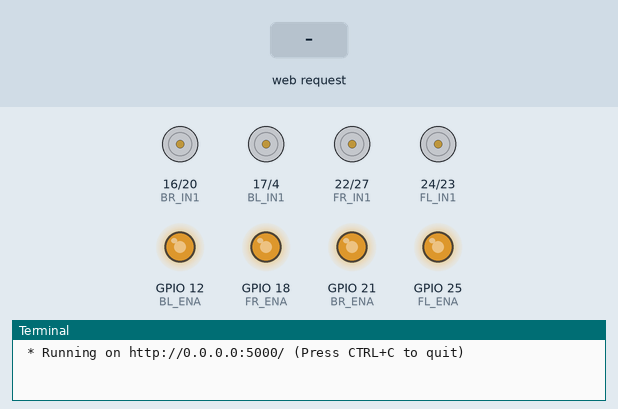
The program below on a simulated Raspberry Pi (BCM pin numbers). Parts: motor-driver pin pairs drawn as motors (green arrow = first pin HIGH = forward, orange = second pin HIGH = backward, longer = more drive), output pins drawn as LEDs (lit = HIGH), the last lines printed to the terminal. The inputs (shaded band) are chosen by the test bench. The clock reads 2024-03-15 10:24:30 at power-on unless the program sets it.

Above: at 1.2 s.
1.3 s: HTTP request for /move received with the fields dir=forward
At 2.0 s:
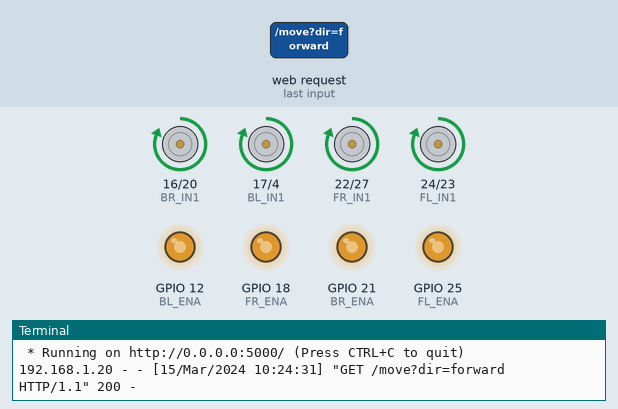
2.8 s: HTTP request for /move received with the fields dir=backward
At 3.2 s:
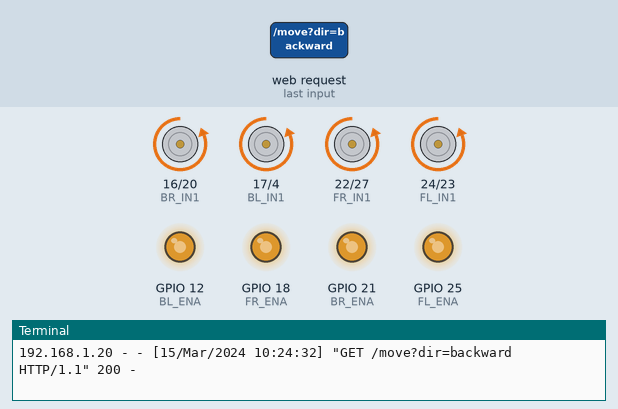
4.3 s: HTTP request for /move received with the fields dir=left
At 5.5 s:
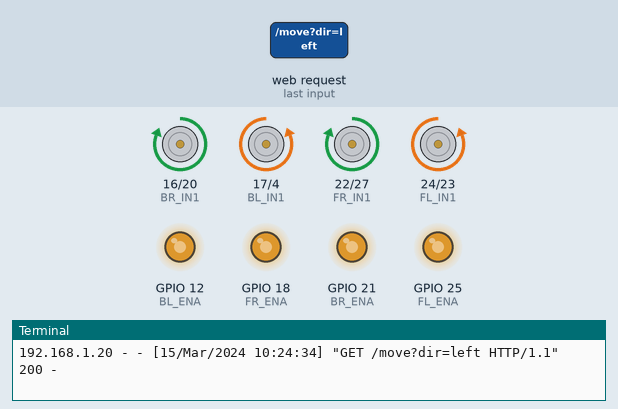
Timing chart, 0 to 7.3 s (numbered marks = the images above; inputs shaded):
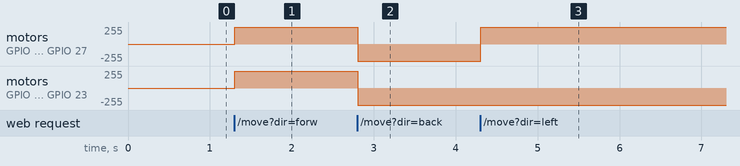

Measured:
- after the input at 1.3 s, motor on GPIO 16 (BR_IN1) / GPIO 20 (BR_IN2), motor on GPIO 17 (BL_IN1) / GPIO 4 (BL_IN2), motor on GPIO 22 (FR_IN1) / GPIO 27 (FR_IN2), motor on GPIO 24 (FL_IN1) / GPIO 23 (FL_IN2): stopped → forward 255/255 at once
- after the input at 2.8 s, motor on GPIO 16 (BR_IN1) / GPIO 20 (BR_IN2), motor on GPIO 17 (BL_IN1) / GPIO 4 (BL_IN2), motor on GPIO 22 (FR_IN1) / GPIO 27 (FR_IN2), motor on GPIO 24 (FL_IN1) / GPIO 23 (FL_IN2): forward 255/255 → backward 255/255 at once
- after the input at 4.3 s, motor on GPIO 16 (BR_IN1) / GPIO 20 (BR_IN2), motor on GPIO 22 (FR_IN1) / GPIO 27 (FR_IN2): backward 255/255 → forward 255/255 at once

The program:

motor4.py
```python
from flask import Flask, render_template_string, request
import RPi.GPIO as GPIO
import threading
import time

# Pin setup for 4 motors (Front Left, Front Right, Back Left, Back Right)
# Motor 1 - Front Left
FL_IN1 = 24
FL_IN2 = 23
FL_ENA = 25

# Motor 2 - Front Right
FR_IN1 = 22
FR_IN2 = 27
FR_ENA = 18

# Motor 3 - Back Left
BL_IN1 = 17
BL_IN2 = 4
BL_ENA = 12

# Motor 4 - Back Right
BR_IN1 = 16
BR_IN2 = 20
BR_ENA = 21

GPIO.setmode(GPIO.BCM)
pins = [FL_IN1, FL_IN2, FL_ENA, FR_IN1, FR_IN2, FR_ENA, BL_IN1, BL_IN2, BL_ENA, BR_IN1, BR_IN2, BR_ENA]
for pin in pins:
    GPIO.setup(pin, GPIO.OUT)

# PWM setup
pwm_fl = GPIO.PWM(FL_ENA, 1000)
pwm_fr = GPIO.PWM(FR_ENA, 1000)
pwm_bl = GPIO.PWM(BL_ENA, 1000)
pwm_br = GPIO.PWM(BR_ENA, 1000)

speed = 70
for pwm in [pwm_fl, pwm_fr, pwm_bl, pwm_br]:
    pwm.start(speed)

app = Flask(__name__)

def motor_control(fl_dir, fr_dir, bl_dir, br_dir):
    # Front Left
    GPIO.output(FL_IN1, GPIO.HIGH if fl_dir == 1 else GPIO.LOW)
    GPIO.output(FL_IN2, GPIO.HIGH if fl_dir == -1 else GPIO.LOW)
    # Front Right
    GPIO.output(FR_IN1, GPIO.HIGH if fr_dir == 1 else GPIO.LOW)
    GPIO.output(FR_IN2, GPIO.HIGH if fr_dir == -1 else GPIO.LOW)
    # Back Left
    GPIO.output(BL_IN1, GPIO.HIGH if bl_dir == 1 else GPIO.LOW)
    GPIO.output(BL_IN2, GPIO.HIGH if bl_dir == -1 else GPIO.LOW)
    # Back Right
    GPIO.output(BR_IN1, GPIO.HIGH if br_dir == 1 else GPIO.LOW)
    GPIO.output(BR_IN2, GPIO.HIGH if br_dir == -1 else GPIO.LOW)

def forward():
    motor_control(1, 1, 1, 1)

def backward():
    motor_control(-1, -1, -1, -1)

def left():
    motor_control(-1, 1, -1, 1)

def right():
    motor_control(1, -1, 1, -1)

def stop():
    motor_control(0, 0, 0, 0)

page = """
<!DOCTYPE html>
<html>
<head>
<title>4WD Motor Control</title>
<style>
  body { text-align: center; font-family: Arial; background-color: #f0f0f0; }
  h1 { color: #333; }
  .controls { display: inline-block; margin: 20px; }
  button {
    width: 80px;
    height: 80px;
    font-size: 18px;
    margin: 5px;
    border-radius: 10px;
    border: none;
    color: white;
    background-color: #007BFF;
    cursor: pointer;
    transition: all 0.1s;
  }
  button:hover { background-color: #0056b3; }
  .pressed { background-color: #dc3545 !important; transform: scale(0.95); }
  .info { margin-top: 20px; color: #555; }
</style>
<script>
let moveInterval = null;
let isMoving = false;

function startMove(direction) {
  if (!isMoving) {
    isMoving = true;
    console.log('Moving:', direction);
    fetch('/move?dir=' + direction);
    moveInterval = setInterval(() => {
      fetch('/move?dir=' + direction);
    }, 100);
  }
}

function stopMove() {
  if (isMoving) {
    clearInterval(moveInterval);
    isMoving = false;
    moveInterval = null;
    console.log('Stopped');
    fetch('/move?dir=stop');
  }
}

document.addEventListener('keydown', (event) => {
  if (event.repeat) return;
  switch(event.key.toLowerCase()) {
    case 'w':
      document.getElementById('forwardBtn').classList.add('pressed');
      startMove('forward');
      break;
    case 'a':
      document.getElementById('leftBtn').classList.add('pressed');
      startMove('left');
      break;
    case 's':
      document.getElementById('backwardBtn').classList.add('pressed');
      startMove('backward');
      break;
    case 'd':
      document.getElementById('rightBtn').classList.add('pressed');
      startMove('right');
      break;
  }
});

document.addEventListener('keyup', (event) => {
  switch(event.key.toLowerCase()) {
    case 'w':
      document.getElementById('forwardBtn').classList.remove('pressed');
      stopMove();
      break;
    case 'a':
      document.getElementById('leftBtn').classList.remove('pressed');
      stopMove();
      break;
    case 's':
      document.getElementById('backwardBtn').classList.remove('pressed');
      stopMove();
      break;
    case 'd':
      document.getElementById('rightBtn').classList.remove('pressed');
      stopMove();
      break;
  }
});
</script>
</head>
<body>
  <h1>4WD Raspberry Pi Control</h1>
  <p class="info">Use WASD keys or buttons to control the robot</p>
  <div class="controls">
    <div>
      <button id="forwardBtn" onmousedown="startMove('forward')" onmouseup="stopMove()">↑<br>W</button>
    </div>
    <div>
      <button id="leftBtn" onmousedown="startMove('left')" onmouseup="stopMove()">←<br>A</button>
      <button id="backwardBtn" onmousedown="startMove('backward')" onmouseup="stopMove()">↓<br>S</button>
      <button id="rightBtn" onmousedown="startMove('right')" onmouseup="stopMove()">→<br>D</button>
    </div>
  </div>
</body>
</html>
"""

@app.route("/")
def index():
    return render_template_string(page)

@app.route("/move")
def move():
    dir = request.args.get("dir")
    if dir == "forward":
        forward()
    elif dir == "backward":
        backward()
    elif dir == "left":
        left()
    elif dir == "right":
        right()
    else:
        stop()
    return "ok"

if __name__ == "__main__":
    try:
        app.run(host="0.0.0.0", port=5000)
    finally:
        print("Cleaning up GPIO...")
        stop()
        for pwm in [pwm_fl, pwm_fr, pwm_bl, pwm_br]:
            pwm.stop()
        GPIO.cleanup()
```
